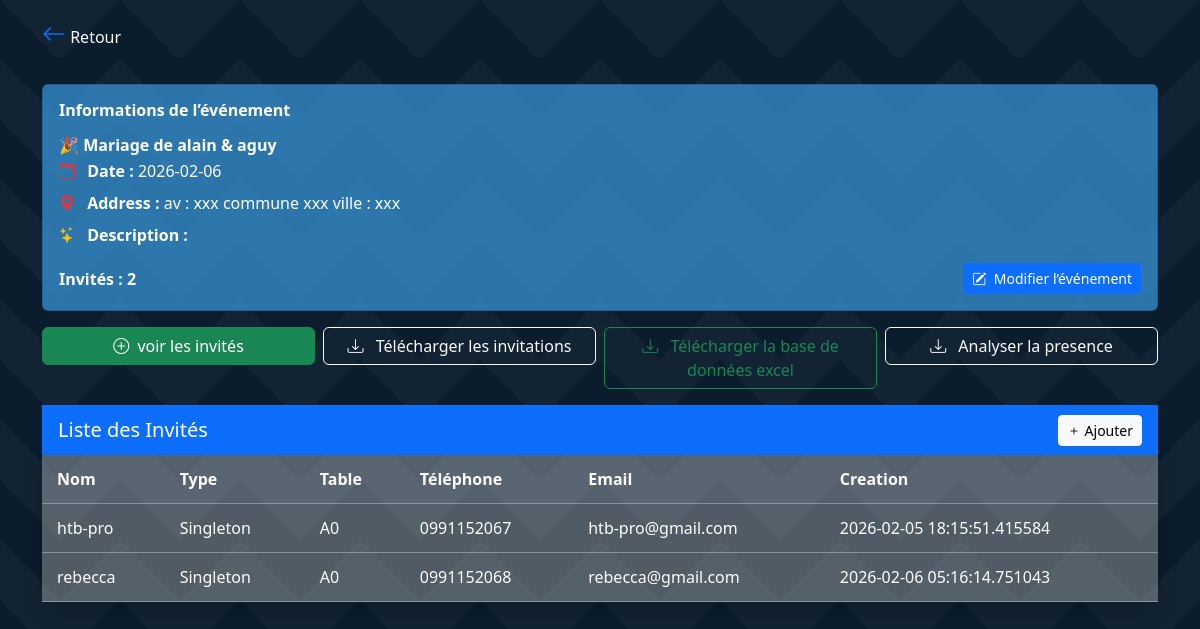
Page /event_description/a308442d-f446-4468-9702-912a5cbdd43a on the committed database.
### models.py (models this page shows)
class Event(Base): #event table
    __tablename__="events"
    id = Column(String,primary_key=True,unique=True,default=lambda :str(uuid4()))
    name = Column(String(50))
    type = Column(String(50))
    date = Column(Date)
    address = Column(String(50))
    description = Column(Text,nullable=True)
    created_date = Column(DateTime,default=datetime.now())
    state = Column(String,default="en cours")
    guests = relationship("Guest",back_populates="event",cascade="all,delete")

class Guest(Base):
    __tablename__="guests"
    id = Column(String,primary_key=True,unique=True,default=lambda:str(uuid4()))
    name = Column(String(60))
    guest_type = Column(String(20))
    telephone =  Column(String,nullable=False)
    email= Column(String,nullable=True)
    place = Column(String,nullable=True)
    event_id = Column(String,ForeignKey('events.id'),nullable=False)
    created_date = Column(DateTime,default=datetime.now())
    is_present = Column(Boolean,default=False)
    qr_token = Column(String,unique=True,nullable=False,default=lambda : str(uuid4()))
    event = relationship("Event",back_populates="guests")
    invite = relationship("Invite",back_populates="guest",uselist = False,cascade="all,delete-orphan")
    __table_args__ = (
        UniqueConstraint('email', 'event_id', name='uix_email_event'),
        UniqueConstraint('telephone', 'event_id', name='uix_telephone_event'),
    )

### Routers/event.py (the view)
@Root.get("/event_form",name="event_form",response_class = HTMLResponse)#event form request
def getEventForm(request:Request):
    return templates.TemplateResponse("Event/Forms/event_form.html",{'request':request})

### Templates/Event/Home/mainEventView.html (shortened to what this page needs)
<!DOCTYPE html>
<html lang="fr">
<head>
    <link href="https://cdn.jsdelivr.net/npm/bootstrap@5.3.2/dist/css/bootstrap.min.css" rel="stylesheet">
    <link href="https://cdn.jsdelivr.net/npm/bootstrap-icons/font/bootstrap-icons.css" rel="stylesheet">
</head>
<body>
<div class="container py-3" style="position: relative;z-index: 1;">
    <div class="d-flex flex-row align-items-center mb-3">
        <a href="{{url_for('event_list')}}" class="text-decoration-none me-2">
            <i class="bi bi-arrow-left fs-4"></i>
        <span class="mb-0 text-light">Retour</span>
       </a>
    </div>
    <div class="card mb-3 eventDescription">
        <div class="card-body">
            <h6 class="fw-bold mb-3">Informations de l’événement</h6>
            <h6 class="fw-bold mb-1">🎉 {{event.name}}</h6>
            <p class="mb-2">
                <i class="bi bi-calendar-event text-danger me-2"></i>
                <strong>Date :</strong> {{event.date}}
            </p>
            <p class="mb-2">
                <i class="bi bi-geo-alt-fill text-danger me-2"></i>
                <strong>Address :</strong> {{event.address}}
            </p>
            <p class="mb-3">
                <i class="bi bi-stars text-warning me-2"></i>
                <strong>Description :</strong> {% if event.description%} {{event.description}}{%endif%}
            </p>
            <div class="d-flex justify-content-between align-items-center">
                <span class="fw-semibold">Invités : {{total}}</span>
                <a href="/edit_event/{{event.id}}">
                    <button class="btn btn-primary btn-sm">
                        <i class="bi bi-pencil-square me-1"></i>
                        Modifier l’événement
                    </button>
                </a>
            </div>
        </div>
    </div>
    <div class="row g-2 mb-3 d-flex flex-column flex-lg-row ">
        <div class="col-12 col-lg-3">
            <a href="/guest_list/{{event.id}}" class="btn btn-success w-100">
                <i class="bi bi-plus-circle me-1"></i>
                voir les invités
            </a>
        </div>
        <div class="col-12 col-lg-3">
            <a href="/download/invite/{{event.id}}"  class="btn btn-outline-light w-100" >
                <i class="bi bi-download me-2"></i>
                Télécharger les invitations
            </a>
        </div>
        <div class="col-12 col-lg-3">
            <a href="/download/list_guest/{{event.id}}/export_excel"  class="btn btn-outline-success w-100">
                <i class="bi bi-download me-2"></i>
                Télécharger la base de données excel
            </a>
        </div>
        <div class="col-12 col-lg-3">
            <a href="/download/presence/{{event.id}}/export_excel"  class="btn btn-outline-light w-100">
                <i class="bi bi-download me-2"></i>
                Analyser la presence
            </a>
        </div>
    </div>
<div class="d-none d-md-block">
        <nav class="navbar bg-primary text-white px-3">
            <span class="navbar-brand mb-0 h5 text-white">
                Liste des Invités
            </span>
            <a href="/create/{{event.id}}/guest" class="btn btn-light btn-sm">
                <i class="bi bi-plus"></i> Ajouter
            </a>
        </nav>
    <div class="table-view">{% if guests.guests %}
        <table class="table table-striped table-hover table-easy">
            <thead>
                <tr>
                    <th>Nom</th>
                    <th>Type</th>
                    <th>Table</th>
                    <th>Téléphone</th>
                    <th>Email</th>
                    <th>Creation</th>
                </tr>
            </thead>
             {% for guest in guests.guests%}
            <tbody>
                <tr>
                    <td>{{ guest.name }}</td>
                    <td>{{ guest.guest_type }}</td>
                    <td>{{ guest.place }}</td>
                    <td>{{guest.telephone}}</td>
                    <td>{{guest.email}}</td>
                    <td>  {{guest.created_date}}</td>
                </tr>
            </tbody>  {% endfor %}
        </table>
            {%endif%}
        </div>
    </div>
</div>
</body>
</body>
</html>

### Templates/Event/Home/mainEventView.html (style rules this page uses)
body { font-family: "Segoe UI", system-ui, sans-serif; min-height: 100vh; background-color: #0b1c2d; position: relative; overflow-x: hidden; }
body::before { content: ""; position: fixed; inset: 0; background: linear-gradient(135deg, rgba(255,255,255,0.03) 25%, transparent 25%) -60px 0, linear-gradient(225deg, rgba(255,255,255,0.03) 25%, transparent 25%) -60px 0, linear-gradient(315deg, rgba(255,255,255,0.03) 25%, transparent 25%), linear-gradient(45deg, rgba(255,255,255,0.03) 25%, transparent 25%); background-size: 120px 120px; z-index: 0; }
.eventDescription { background-color : #3fa9f5a2; color : white; }
.table-view .table-easy { overflow: hidden; box-shadow: 0 8px 20px rgba(0, 0, 0, 0.2); color: #0b1c2d; }
.table-easy th, .table-easy td { padding: 12px 15px; }
.table th { background-color: rgb(255,255,255,0.3); border-color :rgb(255,255,255,0.3); color: white; }
.table td { background-color: rgb(255,255,255,0.3); border-color :rgb(255,255,255,0.3); color:white; }

### rows in the picture
Event: name "Mariage de alain & aguy", date "2026-02-06", address "av : xxx commune xxx ville : xxx"
Guest: name "htb-pro", guest_type "Singleton", place "A0", telephone "0991152067", email "htb-pro@gmail.com", created_date "2026-02-05 18:15:51.415584"
Guest: name "rebecca", guest_type "Singleton", place "A0", telephone "0991152068", email "rebecca@gmail.com", created_date "2026-02-06 05:16:14.751043"

### other values in the picture
{{ total }} "2"
